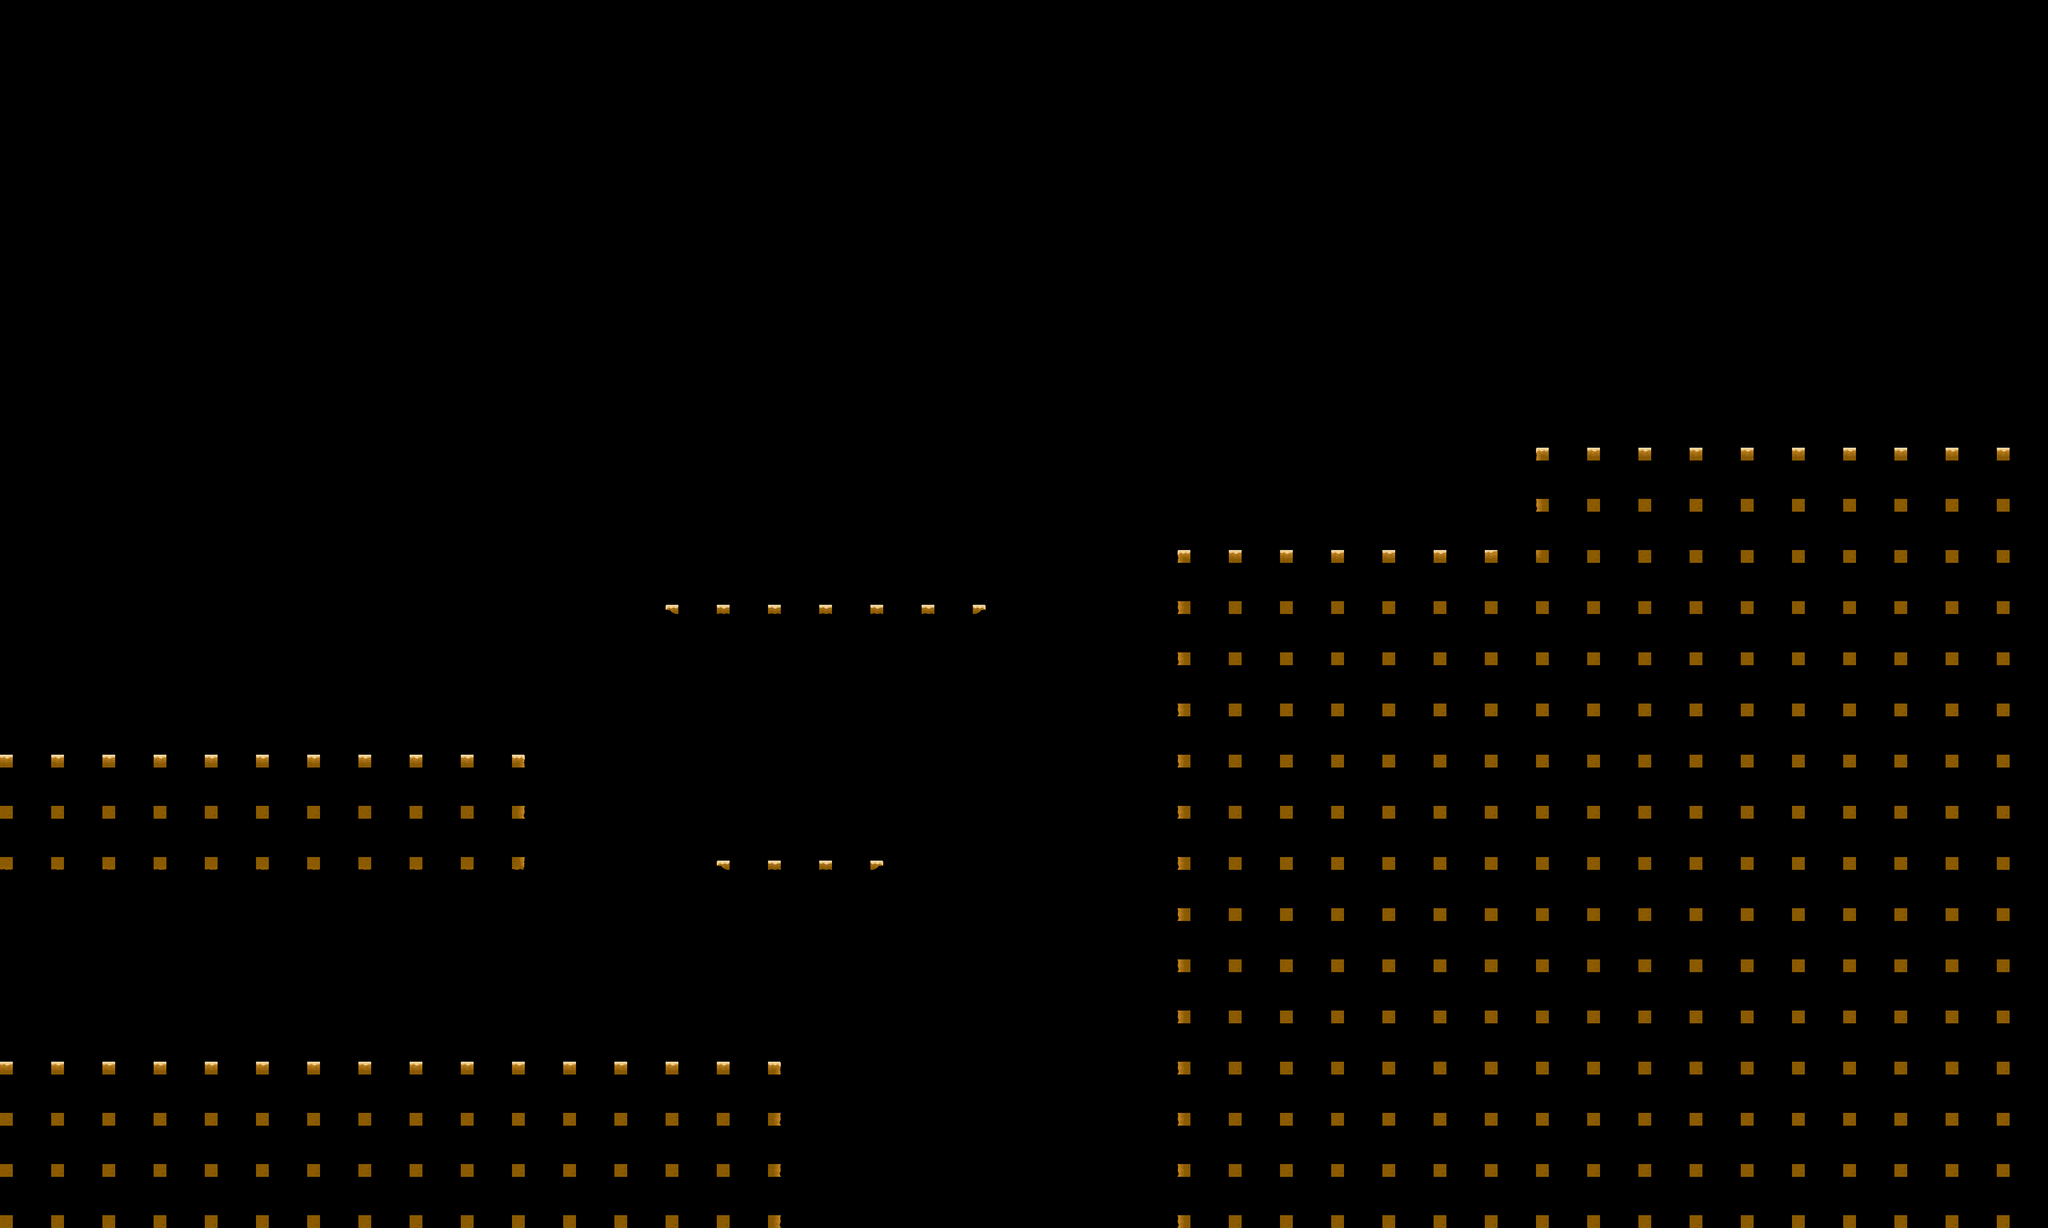

Below is a game level as drawn by its tile map, then a one-line description and the .tmx file that defines it, in full:
An orthogonal 40x24 tile map with 128x128 px tiles, 1 tile layer (Tile Layer 1).

<map version="1.10" tiledversion="1.11.2" orientation="orthogonal" renderorder="right-down" width="40" height="24" tilewidth="128" tileheight="128" infinite="0" nextlayerid="2" nextobjectid="1">
 <editorsettings>
  <export target="Map2.csv" format="csv" />
 </editorsettings>
 <tileset firstgid="1" source="MainMap.tsx" />
 <layer id="1" name="Tile Layer 1" width="40" height="24">
  <data encoding="csv">
0,0,0,0,0,0,0,0,0,0,0,0,0,0,0,0,0,0,0,0,0,0,0,0,0,0,0,0,0,0,0,0,0,0,0,0,0,0,0,0,
0,0,0,0,0,0,0,0,0,0,0,0,0,0,0,0,0,0,0,0,0,0,0,0,0,0,0,0,0,0,0,0,0,0,0,0,0,0,0,0,
0,0,0,0,0,0,0,0,0,0,0,0,0,0,0,0,0,0,0,0,0,0,0,0,0,0,0,0,0,0,0,0,0,0,0,0,0,0,0,0,
0,0,0,0,0,0,0,0,0,0,0,0,0,0,0,0,0,0,0,0,0,0,0,0,0,0,0,0,0,0,0,0,0,0,0,0,0,0,0,0,
0,0,0,0,0,0,0,0,0,0,0,0,0,0,0,0,0,0,0,0,0,0,0,0,0,0,0,0,0,0,0,0,0,0,0,0,0,0,0,0,
0,0,0,0,0,0,0,0,0,0,0,0,0,0,0,0,0,0,0,0,0,0,0,0,0,0,0,0,0,0,0,0,0,0,0,0,0,0,0,0,
0,0,0,0,0,0,0,0,0,0,0,0,0,0,0,0,0,0,0,0,0,0,0,0,0,0,0,0,0,0,0,0,0,0,0,0,0,0,0,0,
0,0,0,0,0,0,0,0,0,0,0,0,0,0,0,0,0,0,0,0,0,0,0,0,0,0,0,0,0,0,0,0,0,0,0,0,0,0,0,0,
0,0,0,0,0,0,0,0,0,0,0,0,0,0,0,0,0,0,0,0,0,0,0,0,0,0,0,0,0,0,1,2,2,2,2,2,2,2,2,2,
0,0,0,0,0,0,0,0,0,0,0,0,0,0,0,0,0,0,0,0,0,0,0,0,0,0,0,0,0,0,4,5,5,5,5,5,5,5,5,5,
0,0,0,0,0,0,0,0,0,0,0,0,0,0,0,0,0,0,0,0,0,0,0,1,2,2,2,2,2,7,8,5,5,5,5,5,5,5,5,5,
0,0,0,0,0,0,0,0,0,0,0,0,0,14,15,15,15,15,15,16,0,0,0,4,5,5,5,5,5,5,5,5,5,5,5,5,5,5,5,5,
0,0,0,0,0,0,0,0,0,0,0,0,0,0,0,0,0,0,0,0,0,0,0,4,5,5,5,5,5,5,5,5,5,5,5,5,5,5,5,5,
0,0,0,0,0,0,0,0,0,0,0,0,0,0,0,0,0,0,0,0,0,0,0,4,5,5,5,5,5,5,5,5,5,5,5,5,5,5,5,5,
2,2,2,2,2,2,2,2,2,2,3,0,0,0,0,0,0,0,0,0,0,0,0,4,5,5,5,5,5,5,5,5,5,5,5,5,5,5,5,5,
5,5,5,5,5,5,5,5,5,5,6,0,0,0,0,0,0,0,0,0,0,0,0,4,5,5,5,5,5,5,5,5,5,5,5,5,5,5,5,5,
9,9,9,9,9,9,9,9,9,9,13,0,0,0,14,15,15,16,0,0,0,0,0,4,5,5,5,5,5,5,5,5,5,5,5,5,5,5,5,5,
0,0,0,0,0,0,0,0,0,0,0,0,0,0,0,0,0,0,0,0,0,0,0,4,5,5,5,5,5,5,5,5,5,5,5,5,5,5,5,5,
0,0,0,0,0,0,0,0,0,0,0,0,0,0,0,0,0,0,0,0,0,0,0,4,5,5,5,5,5,5,5,5,5,5,5,5,5,5,5,5,
0,0,17,0,0,0,0,0,0,0,0,0,0,0,0,0,0,0,0,0,0,0,0,4,5,5,5,5,5,5,5,5,5,5,5,5,5,5,5,5,
2,2,2,2,2,2,2,2,2,2,2,2,2,2,2,3,0,0,0,0,0,0,0,4,5,5,5,5,5,5,5,5,5,5,5,5,5,5,5,5,
5,5,5,5,5,5,5,5,5,5,5,5,5,5,5,6,0,0,0,0,0,0,0,4,5,5,5,5,5,5,5,5,5,5,5,5,5,5,5,5,
5,5,5,5,5,5,5,5,5,5,5,5,5,5,5,6,0,0,0,0,0,0,0,4,5,5,5,5,5,5,5,5,5,5,5,5,5,5,5,5,
5,5,5,5,5,5,5,5,5,5,5,5,5,5,5,6,0,0,0,0,0,0,0,4,5,5,5,5,5,5,5,5,5,5,5,5,5,5,5,5
</data>
 </layer>
</map>